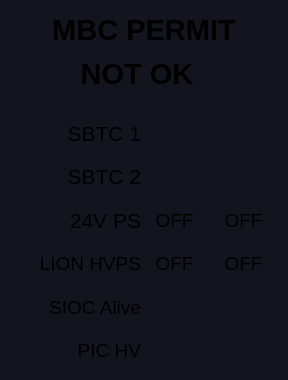
   <widget class="QFrame" name="frame_aux">
    <property name="geometry">
     <rect>
      <x>600</x>
      <y>55</y>
      <width>270</width>
      <height>380</height>
     </rect>
    </property>
    <property name="styleSheet">
     <string notr="true">QFrame {
background-color: rgb(20, 20, 30);
}
PyDMLabel {
  border-radius: 2px;
}
PyDMLabel[alarmSensitiveBorder=&quot;true&quot;][alarmSeverity=&quot;0&quot;] {
  background-color: rgb(0,0,10);
  color: rgb(0,255,0);
}

PyDMLabel[alarmSensitiveBorder=&quot;true&quot;][alarmSeverity=&quot;1&quot;] {
  color: rgb(0,0,0);
  background-color: rgb(255,255,0);
}

PyDMLabel[alarmSensitiveBorder=&quot;true&quot;][alarmSeverity=&quot;2&quot;] {
  background-color: rgb(255,0,0);
  color: rgb(255,255,255);
}

PyDMLabel[alarmSensitiveBorder=&quot;true&quot;][alarmSeverity=&quot;3&quot;] {
  background-color: rgb(192,0,255);
  color: rgb(255,255,0);
}

PyDMLabel[alarmSensitiveBorder=&quot;true&quot;][alarmSeverity=&quot;4&quot;] {
  color: rgb(218,218,218);
  background-color: rgb(25,25,25);
}</string>
    </property>
    <property name="frameShape">
     <enum>QFrame::NoFrame</enum>
    </property>
    <property name="frameShadow">
     <enum>QFrame::Plain</enum>
    </property>
    <layout class="QGridLayout" name="gridLayout_5">
     <item row="7" column="1">
      <widget class="QLabel" name="label_29">
       <property name="font">
        <font>
         <pointsize>14</pointsize>
        </font>
       </property>
       <property name="text">
        <string>SIOC Alive</string>
       </property>
       <property name="alignment">
        <set>Qt::AlignRight|Qt::AlignTrailing|Qt::AlignVCenter</set>
       </property>
       <property name="margin">
        <number>5</number>
       </property>
      </widget>
     </item>
     <item row="5" column="2">
      <widget class="PyDMLabel" name="PyDMLabel_43">
       <property name="minimumSize">
        <size>
         <width>55</width>
         <height>0</height>
        </size>
       </property>
       <property name="maximumSize">
        <size>
         <width>50</width>
         <height>16777215</height>
        </size>
       </property>
       <property name="font">
        <font>
         <pointsize>14</pointsize>
         <weight>50</weight>
         <bold>false</bold>
        </font>
       </property>
       <property name="toolTip">
        <string/>
       </property>
       <property name="text">
        <string>OFF</string>
       </property>
       <property name="alignment">
        <set>Qt::AlignCenter</set>
       </property>
       <property name="margin">
        <number>3</number>
       </property>
       <property name="alarmSensitiveContent">
        <bool>true</bool>
       </property>
       <property name="channel">
        <string>BCS:LI20:1:24VSTATE</string>
       </property>
      </widget>
     </item>
     <item row="3" column="1">
      <widget class="QLabel" name="label_26">
       <property name="font">
        <font>
         <pointsize>16</pointsize>
         <weight>50</weight>
         <bold>false</bold>
        </font>
       </property>
       <property name="text">
        <string>SBTC 1</string>
       </property>
       <property name="alignment">
        <set>Qt::AlignRight|Qt::AlignTrailing|Qt::AlignVCenter</set>
       </property>
       <property name="margin">
        <number>5</number>
       </property>
      </widget>
     </item>
     <item row="5" column="3">
      <widget class="PyDMLabel" name="PyDMLabel_44">
       <property name="minimumSize">
        <size>
         <width>55</width>
         <height>0</height>
        </size>
       </property>
       <property name="maximumSize">
        <size>
         <width>50</width>
         <height>16777215</height>
        </size>
       </property>
       <property name="font">
        <font>
         <pointsize>14</pointsize>
         <weight>50</weight>
         <bold>false</bold>
        </font>
       </property>
       <property name="toolTip">
        <string/>
       </property>
       <property name="text">
        <string>OFF</string>
       </property>
       <property name="alignment">
        <set>Qt::AlignCenter</set>
       </property>
       <property name="margin">
        <number>3</number>
       </property>
       <property name="alarmSensitiveContent">
        <bool>true</bool>
       </property>
       <property name="channel">
        <string>BCS:LI20:2:24VSTATE</string>
       </property>
      </widget>
     </item>
     <item row="8" column="1">
      <widget class="QLabel" name="label_31">
       <property name="font">
        <font>
         <pointsize>14</pointsize>
        </font>
       </property>
       <property name="text">
        <string>PIC HV</string>
       </property>
       <property name="alignment">
        <set>Qt::AlignRight|Qt::AlignTrailing|Qt::AlignVCenter</set>
       </property>
       <property name="margin">
        <number>5</number>
       </property>
      </widget>
     </item>
     <item row="4" column="1">
      <widget class="QLabel" name="label_34">
       <property name="font">
        <font>
         <pointsize>16</pointsize>
         <weight>50</weight>
         <bold>false</bold>
        </font>
       </property>
       <property name="text">
        <string>SBTC 2</string>
       </property>
       <property name="alignment">
        <set>Qt::AlignRight|Qt::AlignTrailing|Qt::AlignVCenter</set>
       </property>
       <property name="margin">
        <number>5</number>
       </property>
      </widget>
     </item>
     <item row="5" column="1">
      <widget class="QLabel" name="label_27">
       <property name="font">
        <font>
         <pointsize>16</pointsize>
        </font>
       </property>
       <property name="text">
        <string>24V PS</string>
       </property>
       <property name="alignment">
        <set>Qt::AlignRight|Qt::AlignTrailing|Qt::AlignVCenter</set>
       </property>
       <property name="margin">
        <number>5</number>
       </property>
      </widget>
     </item>
     <item row="6" column="1">
      <widget class="QLabel" name="label_30">
       <property name="font">
        <font>
         <pointsize>14</pointsize>
        </font>
       </property>
       <property name="text">
        <string>LION HVPS</string>
       </property>
       <property name="alignment">
        <set>Qt::AlignRight|Qt::AlignTrailing|Qt::AlignVCenter</set>
       </property>
       <property name="margin">
        <number>5</number>
       </property>
      </widget>
     </item>
     <item row="6" column="2">
      <widget class="PyDMLabel" name="PyDMLabel_47">
       <property name="minimumSize">
        <size>
         <width>55</width>
         <height>0</height>
        </size>
       </property>
       <property name="maximumSize">
        <size>
         <width>50</width>
         <height>16777215</height>
        </size>
       </property>
       <property name="font">
        <font>
         <pointsize>14</pointsize>
         <weight>50</weight>
         <bold>false</bold>
        </font>
       </property>
       <property name="toolTip">
        <string/>
       </property>
       <property name="text">
        <string>OFF</string>
       </property>
       <property name="alignment">
        <set>Qt::AlignCenter</set>
       </property>
       <property name="margin">
        <number>3</number>
       </property>
       <property name="alarmSensitiveContent">
        <bool>true</bool>
       </property>
       <property name="channel">
        <string>BCS:LI20:2:24VSTATE</string>
       </property>
      </widget>
     </item>
     <item row="6" column="3">
      <widget class="PyDMLabel" name="PyDMLabel_48">
       <property name="minimumSize">
        <size>
         <width>55</width>
         <height>0</height>
        </size>
       </property>
       <property name="maximumSize">
        <size>
         <width>50</width>
         <height>16777215</height>
        </size>
       </property>
       <property name="font">
        <font>
         <pointsize>14</pointsize>
         <weight>50</weight>
         <bold>false</bold>
        </font>
       </property>
       <property name="toolTip">
        <string/>
       </property>
       <property name="text">
        <string>OFF</string>
       </property>
       <property name="alignment">
        <set>Qt::AlignCenter</set>
       </property>
       <property name="margin">
        <number>3</number>
       </property>
       <property name="alarmSensitiveContent">
        <bool>true</bool>
       </property>
       <property name="channel">
        <string>BCS:LI20:1:24VSTATE</string>
       </property>
      </widget>
     </item>
     <item row="1" column="1" colspan="3">
      <widget class="PyDMLabel" name="PyDMLabel">
       <property name="minimumSize">
        <size>
         <width>252</width>
         <height>0</height>
        </size>
       </property>
       <property name="maximumSize">
        <size>
         <width>252</width>
         <height>16777215</height>
        </size>
       </property>
       <property name="font">
        <font>
         <pointsize>22</pointsize>
         <weight>75</weight>
         <bold>true</bold>
        </font>
       </property>
       <property name="toolTip">
        <string/>
       </property>
       <property name="styleSheet">
        <string notr="true">PyDMLabel[alarmSensitiveBorder=&quot;true&quot;][alarmSeverity=&quot;0&quot;] {
  background-color: rgb(0,255,0);
  color: rgb(0,0,0);
}

PyDMLabel[alarmSensitiveBorder=&quot;true&quot;][alarmSeverity=&quot;1&quot;] {
  color: rgb(0,0,0);
  background-color: rgb(255,255,0);
}

PyDMLabel[alarmSensitiveBorder=&quot;true&quot;][alarmSeverity=&quot;2&quot;] {
  background-color: rgb(255,0,0);
  color: rgb(255,255,255);
}

PyDMLabel[alarmSensitiveBorder=&quot;true&quot;][alarmSeverity=&quot;3&quot;] {
  background-color: rgb(192,0,255);
  color: rgb(255,255,0);
}

PyDMLabel[alarmSensitiveBorder=&quot;true&quot;][alarmSeverity=&quot;4&quot;] {
  color: rgb(218,218,218);
  background-color: rgb(25,25,25);
}</string>
       </property>
       <property name="text">
        <string>NOT OK</string>
       </property>
       <property name="alignment">
        <set>Qt::AlignCenter</set>
       </property>
       <property name="alarmSensitiveContent">
        <bool>true</bool>
       </property>
       <property name="channel">
        <string>BCS:IN10:1:SBIPERM</string>
       </property>
      </widget>
     </item>
     <item row="2" column="1" colspan="3">
      <widget class="PyDMDrawingLine" name="PyDMDrawingLine_9">
       <property name="minimumSize">
        <size>
         <width>0</width>
         <height>10</height>
        </size>
       </property>
       <property name="maximumSize">
        <size>
         <width>16777215</width>
         <height>10</height>
        </size>
       </property>
       <property name="toolTip">
        <string/>
       </property>
       <property name="styleSheet">
        <string notr="true">background-color: rgba(255, 255, 255, 0);</string>
       </property>
       <property name="brush">
        <brush brushstyle="SolidPattern">
         <color alpha="255">
          <red>200</red>
          <green>200</green>
          <blue>200</blue>
         </color>
        </brush>
       </property>
       <property name="penColor">
        <color>
         <red>80</red>
         <green>80</green>
         <blue>80</blue>
        </color>
       </property>
       <property name="penWidth">
        <double>1.000000000000000</double>
       </property>
      </widget>
     </item>
     <item row="0" column="1" colspan="3">
      <widget class="QLabel" name="label_2">
       <property name="maximumSize">
        <size>
         <width>16777215</width>
         <height>40</height>
        </size>
       </property>
       <property name="font">
        <font>
         <pointsize>22</pointsize>
         <weight>75</weight>
         <bold>true</bold>
        </font>
       </property>
       <property name="styleSheet">
        <string notr="true"/>
       </property>
       <property name="text">
        <string>MBC PERMIT</string>
       </property>
       <property name="alignment">
        <set>Qt::AlignCenter</set>
       </property>
       <property name="margin">
        <number>5</number>
       </property>
      </widget>
     </item>
     <item row="3" column="2" colspan="2">
      <widget class="PyDMLabel" name="PyDMLabel_42">
       <property name="minimumSize">
        <size>
         <width>130</width>
         <height>0</height>
        </size>
       </property>
       <property name="font">
        <font>
         <pointsize>14</pointsize>
         <weight>50</weight>
         <bold>false</bold>
        </font>
       </property>
       <property name="toolTip">
        <string/>
       </property>
       <property name="alignment">
        <set>Qt::AlignCenter</set>
       </property>
       <property name="margin">
        <number>3</number>
       </property>
       <property name="alarmSensitiveContent">
        <bool>true</bool>
       </property>
       <property name="channel">
        <string>SBTC:IN10:1:TRIGGER_STATE</string>
       </property>
      </widget>
     </item>
     <item row="4" column="2" colspan="2">
      <widget class="PyDMLabel" name="PyDMLabel_49">
       <property name="minimumSize">
        <size>
         <width>130</width>
         <height>0</height>
        </size>
       </property>
       <property name="font">
        <font>
         <pointsize>14</pointsize>
         <weight>50</weight>
         <bold>false</bold>
        </font>
       </property>
       <property name="toolTip">
        <string/>
       </property>
       <property name="alignment">
        <set>Qt::AlignCenter</set>
       </property>
       <property name="margin">
        <number>3</number>
       </property>
       <property name="alarmSensitiveContent">
        <bool>true</bool>
       </property>
       <property name="channel">
        <string>SBTC:IN10:2:TRIGGER_STATE</string>
       </property>
      </widget>
     </item>
     <item row="7" column="2" colspan="2">
      <widget class="PyDMLabel" name="PyDMLabel_45">
       <property name="minimumSize">
        <size>
         <width>130</width>
         <height>0</height>
        </size>
       </property>
       <property name="font">
        <font>
         <pointsize>14</pointsize>
         <weight>50</weight>
         <bold>false</bold>
        </font>
       </property>
       <property name="toolTip">
        <string/>
       </property>
       <property name="styleSheet">
        <string notr="true">QFrame {
background-color: rgb(20, 20, 30);
}
PyDMLabel {
  border-radius: 2px;
}
PyDMLabel[alarmSensitiveBorder=&quot;true&quot;][alarmSeverity=&quot;0&quot;] {
  background-color: rgb(0,0,10);
  color: rgb(0,255,0);
}

PyDMLabel[alarmSensitiveBorder=&quot;true&quot;][alarmSeverity=&quot;1&quot;] {
  background-color: rgb(0,0,10);
  color: rgb(255,255,0);
}

PyDMLabel[alarmSensitiveBorder=&quot;true&quot;][alarmSeverity=&quot;2&quot;] {
  background-color: rgb(255,0,0);
  color: rgb(255,255,255);
}

PyDMLabel[alarmSensitiveBorder=&quot;true&quot;][alarmSeverity=&quot;3&quot;] {
  background-color: rgb(192,0,255);
  color: rgb(255,255,0);
}

PyDMLabel[alarmSensitiveBorder=&quot;true&quot;][alarmSeverity=&quot;4&quot;] {
  color: rgb(218,218,218);
  background-color: rgb(25,25,25);
}</string>
       </property>
       <property name="alignment">
        <set>Qt::AlignCenter</set>
       </property>
       <property name="margin">
        <number>3</number>
       </property>
       <property name="alarmSensitiveContent">
        <bool>true</bool>
       </property>
       <property name="channel">
        <string>SIOC:SYS1:BC01:HEARTBEATSUM</string>
       </property>
      </widget>
     </item>
     <item row="8" column="2" colspan="2">
      <widget class="PyDMLabel" name="PyDMLabel_46">
       <property name="minimumSize">
        <size>
         <width>130</width>
         <height>0</height>
        </size>
       </property>
       <property name="font">
        <font>
         <pointsize>14</pointsize>
         <weight>50</weight>
         <bold>false</bold>
        </font>
       </property>
       <property name="toolTip">
        <string/>
       </property>
       <property name="alignment">
        <set>Qt::AlignCenter</set>
       </property>
       <property name="margin">
        <number>3</number>
       </property>
       <property name="alarmSensitiveContent">
        <bool>true</bool>
       </property>
       <property name="channel">
        <string>SIOC:SYS1:BC01:HEARTBEATSUM</string>
       </property>
      </widget>
     </item>
    </layout>
   </widget>
